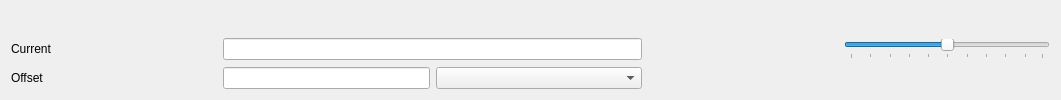
<?xml version="1.0" encoding="UTF-8"?>
<ui version="4.0">
 <class>SVTimeSliderWidget</class>
 <widget class="QWidget" name="SVTimeSliderWidget">
  <property name="geometry">
   <rect>
    <x>0</x>
    <y>0</y>
    <width>1061</width>
    <height>88</height>
   </rect>
  </property>
  <property name="windowTitle">
   <string>Form</string>
  </property>
  <layout class="QGridLayout" name="gridLayout">
   <item row="2" column="0">
    <widget class="QLabel" name="labelCurrentTime_2">
     <property name="text">
      <string>Offset</string>
     </property>
     <property name="textFormat">
      <enum>Qt::PlainText</enum>
     </property>
     <property name="textInteractionFlags">
      <set>Qt::TextSelectableByKeyboard|Qt::TextSelectableByMouse</set>
     </property>
    </widget>
   </item>
   <item row="1" column="4">
    <spacer name="horizontalSpacer">
     <property name="orientation">
      <enum>Qt::Horizontal</enum>
     </property>
     <property name="sizeType">
      <enum>QSizePolicy::Fixed</enum>
     </property>
     <property name="sizeHint" stdset="0">
      <size>
       <width>10</width>
       <height>20</height>
      </size>
     </property>
    </spacer>
   </item>
   <item row="1" column="3">
    <layout class="QHBoxLayout" name="horizontalLayout">
     <item>
      <widget class="QtExt::IconButton" name="widgetReset" native="true">
       <property name="sizePolicy">
        <sizepolicy hsizetype="Fixed" vsizetype="Fixed">
         <horstretch>0</horstretch>
         <verstretch>0</verstretch>
        </sizepolicy>
       </property>
       <property name="minimumSize">
        <size>
         <width>24</width>
         <height>24</height>
        </size>
       </property>
       <property name="maximumSize">
        <size>
         <width>24</width>
         <height>24</height>
        </size>
       </property>
      </widget>
     </item>
     <item>
      <widget class="QtExt::IconButton" name="widgetFastRewind" native="true">
       <property name="sizePolicy">
        <sizepolicy hsizetype="Fixed" vsizetype="Fixed">
         <horstretch>0</horstretch>
         <verstretch>0</verstretch>
        </sizepolicy>
       </property>
       <property name="minimumSize">
        <size>
         <width>24</width>
         <height>24</height>
        </size>
       </property>
       <property name="maximumSize">
        <size>
         <width>24</width>
         <height>24</height>
        </size>
       </property>
      </widget>
     </item>
     <item>
      <widget class="QtExt::IconButton" name="widgetPlay" native="true">
       <property name="sizePolicy">
        <sizepolicy hsizetype="Fixed" vsizetype="Fixed">
         <horstretch>0</horstretch>
         <verstretch>0</verstretch>
        </sizepolicy>
       </property>
       <property name="minimumSize">
        <size>
         <width>24</width>
         <height>24</height>
        </size>
       </property>
       <property name="maximumSize">
        <size>
         <width>24</width>
         <height>24</height>
        </size>
       </property>
      </widget>
     </item>
     <item>
      <widget class="QtExt::IconButton" name="widgetRecord" native="true">
       <property name="enabled">
        <bool>false</bool>
       </property>
       <property name="sizePolicy">
        <sizepolicy hsizetype="Fixed" vsizetype="Fixed">
         <horstretch>0</horstretch>
         <verstretch>0</verstretch>
        </sizepolicy>
       </property>
       <property name="minimumSize">
        <size>
         <width>24</width>
         <height>24</height>
        </size>
       </property>
       <property name="maximumSize">
        <size>
         <width>24</width>
         <height>24</height>
        </size>
       </property>
      </widget>
     </item>
     <item>
      <widget class="QtExt::IconButton" name="widgetFastForeward" native="true">
       <property name="sizePolicy">
        <sizepolicy hsizetype="Fixed" vsizetype="Fixed">
         <horstretch>0</horstretch>
         <verstretch>0</verstretch>
        </sizepolicy>
       </property>
       <property name="minimumSize">
        <size>
         <width>24</width>
         <height>24</height>
        </size>
       </property>
       <property name="maximumSize">
        <size>
         <width>24</width>
         <height>24</height>
        </size>
       </property>
      </widget>
     </item>
     <item>
      <widget class="QtExt::IconButton" name="widgetEnd" native="true">
       <property name="sizePolicy">
        <sizepolicy hsizetype="Fixed" vsizetype="Fixed">
         <horstretch>0</horstretch>
         <verstretch>0</verstretch>
        </sizepolicy>
       </property>
       <property name="minimumSize">
        <size>
         <width>24</width>
         <height>24</height>
        </size>
       </property>
       <property name="maximumSize">
        <size>
         <width>24</width>
         <height>24</height>
        </size>
       </property>
      </widget>
     </item>
    </layout>
   </item>
   <item row="1" column="5">
    <widget class="QSlider" name="horizontalSliderDisplaySpeed">
     <property name="sizePolicy">
      <sizepolicy hsizetype="Preferred" vsizetype="Fixed">
       <horstretch>0</horstretch>
       <verstretch>0</verstretch>
      </sizepolicy>
     </property>
     <property name="minimumSize">
      <size>
       <width>70</width>
       <height>0</height>
      </size>
     </property>
     <property name="toolTip">
      <string>Controls animation speed.</string>
     </property>
     <property name="sliderPosition">
      <number>50</number>
     </property>
     <property name="orientation">
      <enum>Qt::Horizontal</enum>
     </property>
     <property name="tickPosition">
      <enum>QSlider::TicksBelow</enum>
     </property>
    </widget>
   </item>
   <item row="2" column="1">
    <widget class="QLineEdit" name="lineEditOffsetFromStart">
     <property name="sizePolicy">
      <sizepolicy hsizetype="Preferred" vsizetype="Fixed">
       <horstretch>0</horstretch>
       <verstretch>0</verstretch>
      </sizepolicy>
     </property>
     <property name="alignment">
      <set>Qt::AlignRight|Qt::AlignTrailing|Qt::AlignVCenter</set>
     </property>
    </widget>
   </item>
   <item row="2" column="2">
    <widget class="QComboBox" name="comboBoxUnit"/>
   </item>
   <item row="1" column="0">
    <widget class="QLabel" name="labelCurrentTime">
     <property name="text">
      <string>Current </string>
     </property>
     <property name="textFormat">
      <enum>Qt::PlainText</enum>
     </property>
     <property name="textInteractionFlags">
      <set>Qt::TextSelectableByKeyboard|Qt::TextSelectableByMouse</set>
     </property>
    </widget>
   </item>
   <item row="1" column="1" colspan="2">
    <widget class="QLineEdit" name="lineEditCurrentTime">
     <property name="readOnly">
      <bool>true</bool>
     </property>
    </widget>
   </item>
   <item row="0" column="0" colspan="6">
    <widget class="SVNonEquidistantSlider" name="widgetSlider" native="true">
     <property name="sizePolicy">
      <sizepolicy hsizetype="Expanding" vsizetype="Preferred">
       <horstretch>0</horstretch>
       <verstretch>0</verstretch>
      </sizepolicy>
     </property>
     <property name="minimumSize">
      <size>
       <width>0</width>
       <height>20</height>
      </size>
     </property>
    </widget>
   </item>
  </layout>
 </widget>
 <customwidgets>
  <customwidget>
   <class>QtExt::IconButton</class>
   <extends>QWidget</extends>
   <header>QtExt_IconButton.h</header>
   <container>1</container>
  </customwidget>
  <customwidget>
   <class>SVNonEquidistantSlider</class>
   <extends>QWidget</extends>
   <header>SVNonEquidistantSlider.h</header>
   <container>1</container>
  </customwidget>
 </customwidgets>
 <resources/>
 <connections/>
</ui>
